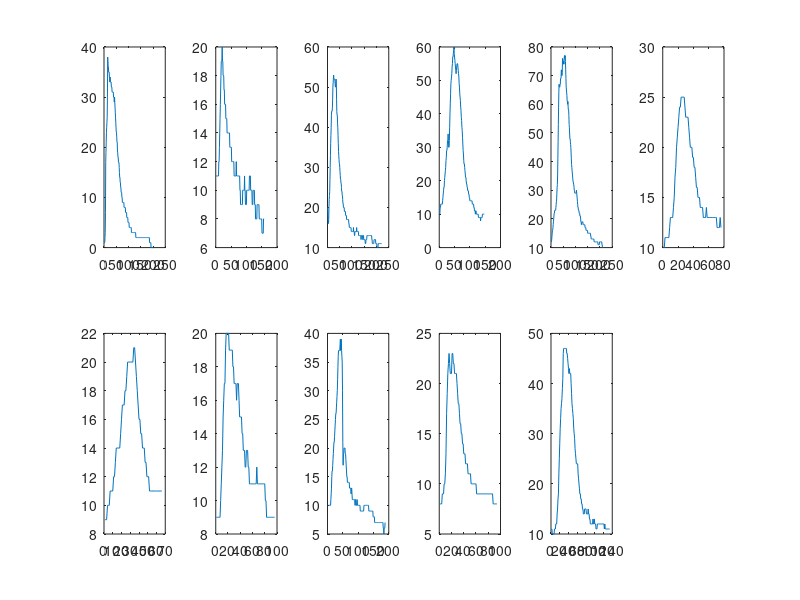

Reproduce this figure in MATLAB.
load('p5122.mat')
figure
% Everything here's in 5-minute timesteps, not minutes.
for i = 1:11
    subplot(2,6,i)
    plot(TAC(start_times(i):(start_times(i)+durations(i))))
end